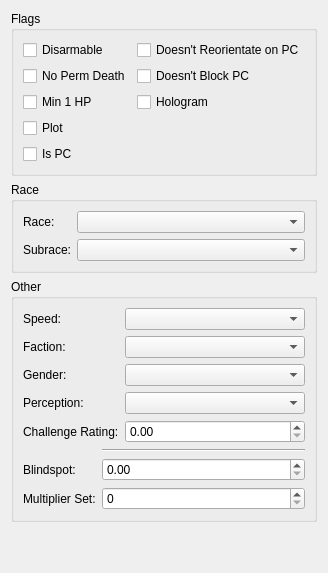
      <widget class="QWidget" name="advancedTab">
       <attribute name="title">
        <string>Advanced</string>
       </attribute>
       <layout class="QVBoxLayout" name="verticalLayout_4" stretch="1,1,0,0">
        <item>
         <widget class="QGroupBox" name="groupBox_3">
          <property name="title">
           <string>Flags</string>
          </property>
          <layout class="QHBoxLayout" name="horizontalLayout_9">
           <item>
            <layout class="QVBoxLayout" name="verticalLayout_2">
             <item>
              <widget class="QCheckBox" name="disarmableCheckbox">
               <property name="toolTip">
                <string>Disarmable (GFF: Disarmable). BYTE 0/1. If set, the creature can be disarmed
                 in combat (loses weapon). Modders: enable for NPCs that should be disarmable.</string>
               </property>
               <property name="sizePolicy">
                <sizepolicy hsizetype="Minimum" vsizetype="Preferred">
                 <horstretch>0</horstretch>
                 <verstretch>0</verstretch>
                </sizepolicy>
               </property>
               <property name="text">
                <string>Disarmable</string>
               </property>
              </widget>
             </item>
             <item>
              <widget class="QCheckBox" name="noPermDeathCheckbox">
               <property name="toolTip">
                <string>No Perm Death (GFF: NoPermDeath). BYTE 0 or 1. When checked (1), the
                 creature cannot be permanently killed and can be raised from death (e.g. by spells
                 or scripts). The game uses this for important NPCs that must stay revivable.
                 Unchecked (0) = normal death behavior. Does not stop the corpse from fading or
                 prevent scripts from destroying the object; use Plot or Min 1 HP for extra
                 protection. Modders: enable for NPCs that must reappear or be raiseable; leave off
                 for normal enemies. Note: KotOR 1 also reads the IsRaiseable field when loading
                 creatures; both affect whether the creature can be raised.</string>
               </property>
               <property name="sizePolicy">
                <sizepolicy hsizetype="Minimum" vsizetype="Preferred">
                 <horstretch>0</horstretch>
                 <verstretch>0</verstretch>
                </sizepolicy>
               </property>
               <property name="text">
                <string>No Perm Death</string>
               </property>
              </widget>
             </item>
             <item>
              <widget class="QCheckBox" name="min1HpCheckbox">
               <property name="toolTip">
                <string>Min 1 HP (GFF: Min1HP). BYTE 0/1. If set, the creature's HP cannot go below
                 1 from damage. Modders: use for plot NPCs that must not die from damage (scripts
                 can still kill).</string>
               </property>
               <property name="sizePolicy">
                <sizepolicy hsizetype="Minimum" vsizetype="Preferred">
                 <horstretch>0</horstretch>
                 <verstretch>0</verstretch>
                </sizepolicy>
               </property>
               <property name="text">
                <string>Min 1 HP</string>
               </property>
              </widget>
             </item>
             <item>
              <widget class="QCheckBox" name="plotCheckbox">
               <property name="toolTip">
                <string>Plot (GFF: Plot). BYTE 0/1. When set, the creature is plot-critical: the
                 game will not allow it to die permanently (e.g. companion NPCs). Does not prevent
                 knockdown or temporary death; scripts can still destroy the object. Modders: enable
                 for story-essential NPCs; leave off for normal enemies.</string>
               </property>
               <property name="sizePolicy">
                <sizepolicy hsizetype="Minimum" vsizetype="Preferred">
                 <horstretch>0</horstretch>
                 <verstretch>0</verstretch>
                </sizepolicy>
               </property>
               <property name="text">
                <string>Plot</string>
               </property>
              </widget>
             </item>
             <item>
              <widget class="QCheckBox" name="isPcCheckbox">
               <property name="toolTip">
                <string>Is PC (GFF: IsPC). BYTE 0/1. When set, the engine treats this creature as a
                 player character (e.g. for controls, camera, or UI). Rarely used on NPCs; mainly
                 for the player's creature in save games. Modders: leave unchecked for normal NPCs;
                 enabling can cause odd behavior.</string>
               </property>
               <property name="sizePolicy">
                <sizepolicy hsizetype="Minimum" vsizetype="Preferred">
                 <horstretch>0</horstretch>
                 <verstretch>0</verstretch>
                </sizepolicy>
               </property>
               <property name="text">
                <string>Is PC</string>
               </property>
              </widget>
             </item>
            </layout>
           </item>
           <item>
            <layout class="QVBoxLayout" name="verticalLayout_3">
             <item>
              <widget class="QCheckBox" name="noReorientateCheckbox">
               <property name="toolTip">
                <string>Doesn't Reorient on PC (GFF: NotReorienting). BYTE 0/1. When set, the
                 creature does not turn to face the player when the player approaches. Useful for
                 NPCs that should keep a fixed orientation (e.g. sitting, working). Modders: enable
                 for static or scripted facing.</string>
               </property>
               <property name="text">
                <string>Doesn't Reorientate on PC</string>
               </property>
              </widget>
             </item>
             <item>
              <widget class="QCheckBox" name="noBlockCheckbox">
               <property name="toolTip">
                <string>Doesn't Block PC (GFF: IgnoreCrePath). BYTE 0/1. When set, the creature is
                 ignored by pathfinding: the player and party can walk through it. Useful for
                 non-solid NPCs or holograms. Modders: enable for ghosts, holograms, or decorative
                 creatures that should not block movement.</string>
               </property>
               <property name="text">
                <string>Doesn't Block PC</string>
               </property>
              </widget>
             </item>
             <item>
              <widget class="QCheckBox" name="hologramCheckbox">
               <property name="toolTip">
                <string>Hologram (GFF: Hologram). BYTE 0/1. When set, the creature is rendered as a
                 hologram (shader effect). Used for holographic NPCs in KotOR. Modders: enable for
                 holocomm or hologram encounters; has no effect on dialogue or scripts.</string>
               </property>
               <property name="text">
                <string>Hologram</string>
               </property>
              </widget>
             </item>
             <item>
              <spacer name="verticalSpacer">
               <property name="orientation">
                <enum>Qt::Vertical</enum>
               </property>
               <property name="sizeHint" stdset="0">
                <size>
                 <width>20</width>
                 <height>40</height>
                </size>
               </property>
              </spacer>
             </item>
            </layout>
           </item>
          </layout>
         </widget>
        </item>
        <item>
         <widget class="QGroupBox" name="groupBox_4">
          <property name="title">
           <string>Race</string>
          </property>
          <layout class="QFormLayout" name="formLayout_2">
           <item row="0" column="0">
            <widget class="QLabel" name="label_8">
             <property name="text">
              <string>Race:</string>
             </property>
            </widget>
           </item>
           <item row="0" column="1">
            <widget class="ComboBox2DA" name="raceSelect">
             <property name="toolTip">
              <string>Race (GFF: Race). Index into racialtypes.2da (row 0, 1, 2, …). The game uses
               this for hit dice, skill points, available classes, model options, and race-specific
               checks. Modders: choose a row that exists in racialtypes.2da (e.g. Human, Droid).
               Important: if the value is greater than or equal to the number of rows in race.2da,
               the creature will fail to load in-game. Keep the index within the valid range for
               your game/mod.</string>
             </property>
             <property name="sizePolicy">
              <sizepolicy hsizetype="Preferred" vsizetype="Preferred">
               <horstretch>0</horstretch>
               <verstretch>0</verstretch>
              </sizepolicy>
             </property>
            </widget>
           </item>
           <item row="1" column="0">
            <widget class="QLabel" name="label_9">
             <property name="text">
              <string>Subrace:</string>
             </property>
            </widget>
           </item>
           <item row="1" column="1">
            <widget class="ComboBox2DA" name="subraceSelect">
             <property name="toolTip">
              <string>Subrace (GFF: SubraceIndex). Index into subrace.2da; refines the selected race
               (e.g. subspecies). The game uses this for appearance and sometimes stat tweaks.
               Modders: use a row that exists in subrace.2da and matches the race; 0 is often valid.
               Invalid indices are not rejected by the engine but can cause odd appearance or
               behavior.</string>
             </property>
             <property name="sizePolicy">
              <sizepolicy hsizetype="Preferred" vsizetype="Preferred">
               <horstretch>0</horstretch>
               <verstretch>0</verstretch>
              </sizepolicy>
             </property>
            </widget>
           </item>
          </layout>
         </widget>
        </item>
        <item>
         <widget class="QGroupBox" name="groupBox_5">
          <property name="title">
           <string>Other</string>
          </property>
          <layout class="QVBoxLayout" name="verticalLayout_18">
           <item>
            <layout class="QFormLayout" name="formLayout_3">
             <item row="0" column="0">
              <widget class="QLabel" name="label_16">
               <property name="sizePolicy">
                <sizepolicy hsizetype="Preferred" vsizetype="Preferred">
                 <horstretch>1</horstretch>
                 <verstretch>0</verstretch>
                </sizepolicy>
               </property>
               <property name="text">
                <string>Speed:</string>
               </property>
              </widget>
             </item>
             <item row="0" column="1">
              <widget class="ComboBox2DA" name="speedSelect">
               <property name="toolTip">
                <string>Speed (GFF: WalkRate). Row index into creaturespeed.2da (WALKRATE column).
                 The game uses this value to set the creature's walk and run movement speed for
                 pathfinding and animation. Modders: choose a row that exists in creaturespeed.2da
                 (typically 0 to number of rows minus one). An invalid index may result in default
                 speed or broken movement in-game.</string>
               </property>
               <property name="sizePolicy">
                <sizepolicy hsizetype="Preferred" vsizetype="Preferred">
                 <horstretch>0</horstretch>
                 <verstretch>0</verstretch>
                </sizepolicy>
               </property>
              </widget>
             </item>
             <item row="1" column="0">
              <widget class="QLabel" name="label_11">
               <property name="sizePolicy">
                <sizepolicy hsizetype="Preferred" vsizetype="Preferred">
                 <horstretch>1</horstretch>
                 <verstretch>0</verstretch>
                </sizepolicy>
               </property>
               <property name="text">
                <string>Faction:</string>
               </property>
              </widget>
             </item>
             <item row="1" column="1">
              <widget class="ComboBox2DA" name="factionSelect">
               <property name="toolTip">
                <string>Faction (GFF: FactionID). Index into repute.2da (or faction table).
                 Determines who the creature is hostile or friendly to. The game uses this for
                 combat targeting and dialogue reactions. Modders: set to match your module's
                 factions; wrong values can make NPCs attack the party or ignore enemies.</string>
               </property>
               <property name="sizePolicy">
                <sizepolicy hsizetype="Preferred" vsizetype="Preferred">
                 <horstretch>0</horstretch>
                 <verstretch>0</verstretch>
                </sizepolicy>
               </property>
              </widget>
             </item>
             <item row="2" column="0">
              <widget class="QLabel" name="genderAdvancedLabel">
               <property name="sizePolicy">
                <sizepolicy hsizetype="Preferred" vsizetype="Preferred">
                 <horstretch>1</horstretch>
                 <verstretch>0</verstretch>
                </sizepolicy>
               </property>
               <property name="text">
                <string>Gender:</string>
               </property>
              </widget>
             </item>
             <item row="2" column="1">
              <widget class="ComboBox2DA" name="genderSelect">
               <property name="toolTip">
                <string>Gender (GFF: Gender). BYTE index into gender.2da (0=Male, 1=Female, etc.).
                 The game clamps values over 4 to 4 when loading. Affects voice, name tables, and
                 appearance. Used for dialogue and LTR name generation. Modders: use 0–4; must match
                 a row in gender.2da or the engine clamps to 4. Edge case: values above 4 in the GFF
                 are clamped when loaded.</string>
               </property>
               <property name="sizePolicy">
                <sizepolicy hsizetype="Preferred" vsizetype="Preferred">
                 <horstretch>0</horstretch>
                 <verstretch>0</verstretch>
                </sizepolicy>
               </property>
              </widget>
             </item>
             <item row="3" column="0">
              <widget class="QLabel" name="label_12">
               <property name="sizePolicy">
                <sizepolicy hsizetype="Preferred" vsizetype="Preferred">
                 <horstretch>1</horstretch>
                 <verstretch>0</verstretch>
                </sizepolicy>
               </property>
               <property name="text">
                <string>Perception:</string>
               </property>
              </widget>
             </item>
             <item row="3" column="1">
              <widget class="ComboBox2DA" name="perceptionSelect">
               <property name="toolTip">
                <string>Perception (GFF: PerceptionRange). Stored as BYTE (0–255). Row index into
                 ranges.2da that defines primary and secondary detection range (how far the creature
                 can see and hear). The game uses this for AI awareness, stealth detection, and
                 targeting. Default for NPCs is 11 when missing. Special: value 12 (0xC) uses the
                 appearance's PERCEPTIONDIST from appearance.2da instead of a ranges.2da row.
                 Invalid row indices can cause the creature to fail to load in-game (engine error).
                 Modders: pick a valid row from ranges.2da; higher row indices generally mean larger
                 perception range. Only used for non-player creatures; PCs use a fixed range.</string>
               </property>
               <property name="sizePolicy">
                <sizepolicy hsizetype="Preferred" vsizetype="Preferred">
                 <horstretch>0</horstretch>
                 <verstretch>0</verstretch>
                </sizepolicy>
               </property>
              </widget>
             </item>
             <item row="4" column="0">
              <widget class="QLabel" name="label_13">
               <property name="sizePolicy">
                <sizepolicy hsizetype="Preferred" vsizetype="Preferred">
                 <horstretch>1</horstretch>
                 <verstretch>0</verstretch>
                </sizepolicy>
               </property>
               <property name="text">
                <string>Challenge Rating:</string>
               </property>
              </widget>
             </item>
             <item row="4" column="1">
              <widget class="QDoubleSpinBox" name="challengeRatingSpin">
               <property name="minimum">
                <double>0.000000000000000</double>
               </property>
               <property name="maximum">
                <double>100.000000000000000</double>
               </property>
               <property name="sizePolicy">
                <sizepolicy hsizetype="Preferred" vsizetype="Preferred">
                 <horstretch>0</horstretch>
                 <verstretch>0</verstretch>
                </sizepolicy>
               </property>
               <property name="toolTip">
                <string>Challenge Rating (GFF: ChallengeRating). FLOAT. Used by the game for
                 encounter difficulty and XP calculations. Modders: set 0–100; higher values make
                 the creature count as tougher for reward and scaling. Has no effect on actual
                 combat stats.</string>
               </property>
              </widget>
             </item>
            </layout>
           </item>
           <item>
            <widget class="QFrame" name="k2onlyBox">
             <property name="frameShape">
              <enum>QFrame::NoFrame</enum>
             </property>
             <property name="frameShadow">
              <enum>QFrame::Plain</enum>
             </property>
             <layout class="QFormLayout" name="formLayout_24">
              <property name="leftMargin">
               <number>0</number>
              </property>
              <property name="topMargin">
               <number>0</number>
              </property>
              <property name="rightMargin">
               <number>0</number>
              </property>
              <property name="bottomMargin">
               <number>0</number>
              </property>
              <item row="1" column="0">
               <widget class="QLabel" name="label_102">
                <property name="sizePolicy">
                 <sizepolicy hsizetype="Preferred" vsizetype="Preferred">
                  <horstretch>1</horstretch>
                  <verstretch>0</verstretch>
                 </sizepolicy>
                </property>
                <property name="text">
                 <string>Blindspot:</string>
                </property>
               </widget>
              </item>
              <item row="1" column="1">
               <widget class="QDoubleSpinBox" name="blindSpotSpin">
                <property name="minimum">
                 <double>0.000000000000000</double>
                </property>
                <property name="maximum">
                 <double>360.000000000000000</double>
                </property>
                <property name="toolTip">
                 <string>Blindspot (GFF: BlindSpot). KotOR 2 only. FLOAT. Angle in degrees behind
                  the creature that is not perceived. Modders: 0 = no blind spot; 360 = effectively
                  blind. Used by AI perception.</string>
                </property>
               </widget>
              </item>
              <item row="2" column="0">
               <widget class="QLabel" name="label_110">
                <property name="sizePolicy">
                 <sizepolicy hsizetype="Preferred" vsizetype="Preferred">
                  <horstretch>1</horstretch>
                  <verstretch>0</verstretch>
                 </sizepolicy>
                </property>
                <property name="text">
                 <string>Multiplier Set:</string>
                </property>
               </widget>
              </item>
              <item row="0" column="1">
               <widget class="Line" name="line">
                <property name="orientation">
                 <enum>Qt::Horizontal</enum>
                </property>
               </widget>
              </item>
              <item row="2" column="1">
               <widget class="QSpinBox" name="multiplierSetSpin">
                <property name="toolTip">
                 <string>Multiplier Set (GFF: MultiplierSet). KotOR 2 only. Stored as BYTE (0–255).
                  Used for encounter scaling (e.g. difficulty or reward multipliers). The game reads
                  and writes this when saving creature stats. Modders: use 0 for default behavior;
                  other values depend on game scripts and encounter tables. Invalid or out-of-range
                  values may have no effect or use default. Leave 0 if unsure.</string>
                </property>
                <property name="minimum">
                 <number>0</number>
                </property>
                <property name="maximum">
                 <number>255</number>
                </property>
               </widget>
              </item>
             </layout>
            </widget>
           </item>
          </layout>
         </widget>
        </item>
        <item>
         <spacer name="verticalSpacer_4">
          <property name="orientation">
           <enum>Qt::Vertical</enum>
          </property>
          <property name="sizeHint" stdset="0">
           <size>
            <width>20</width>
            <height>40</height>
           </size>
          </property>
         </spacer>
        </item>
       </layout>
      </widget>
